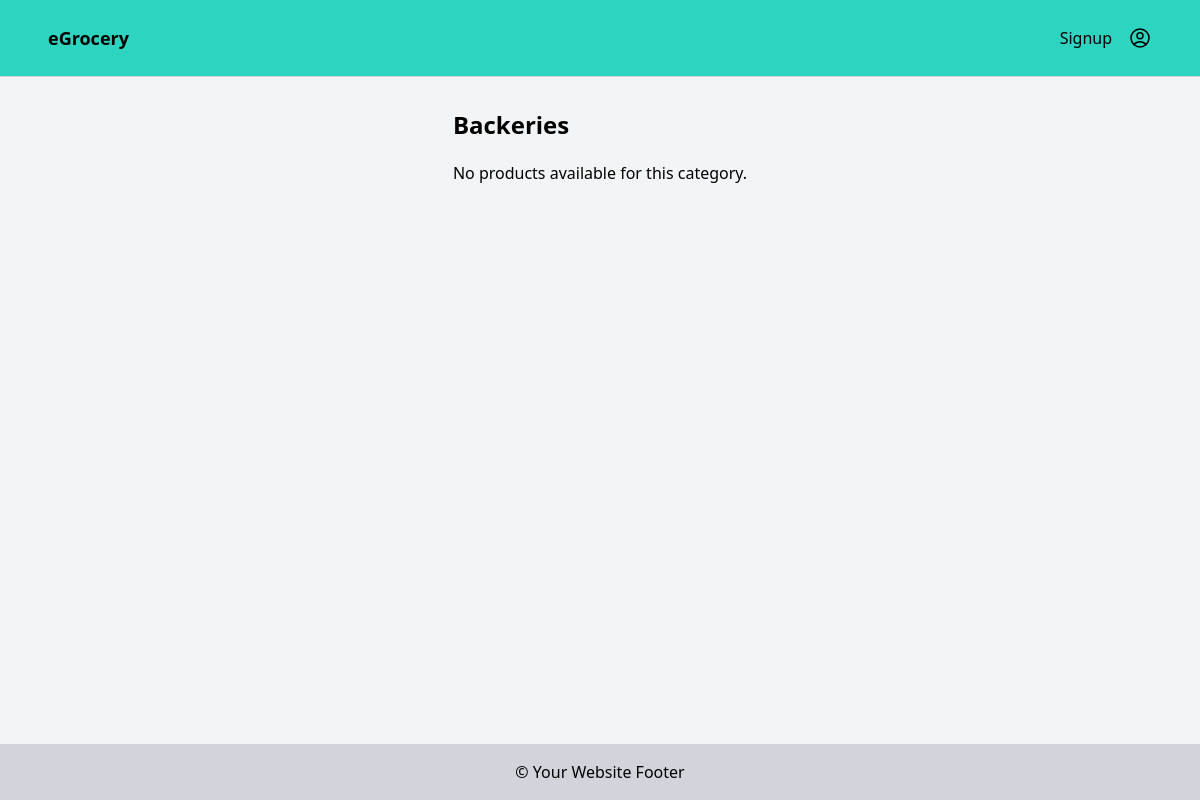
/category/backeries/, run on an earlier commit of the app's database.
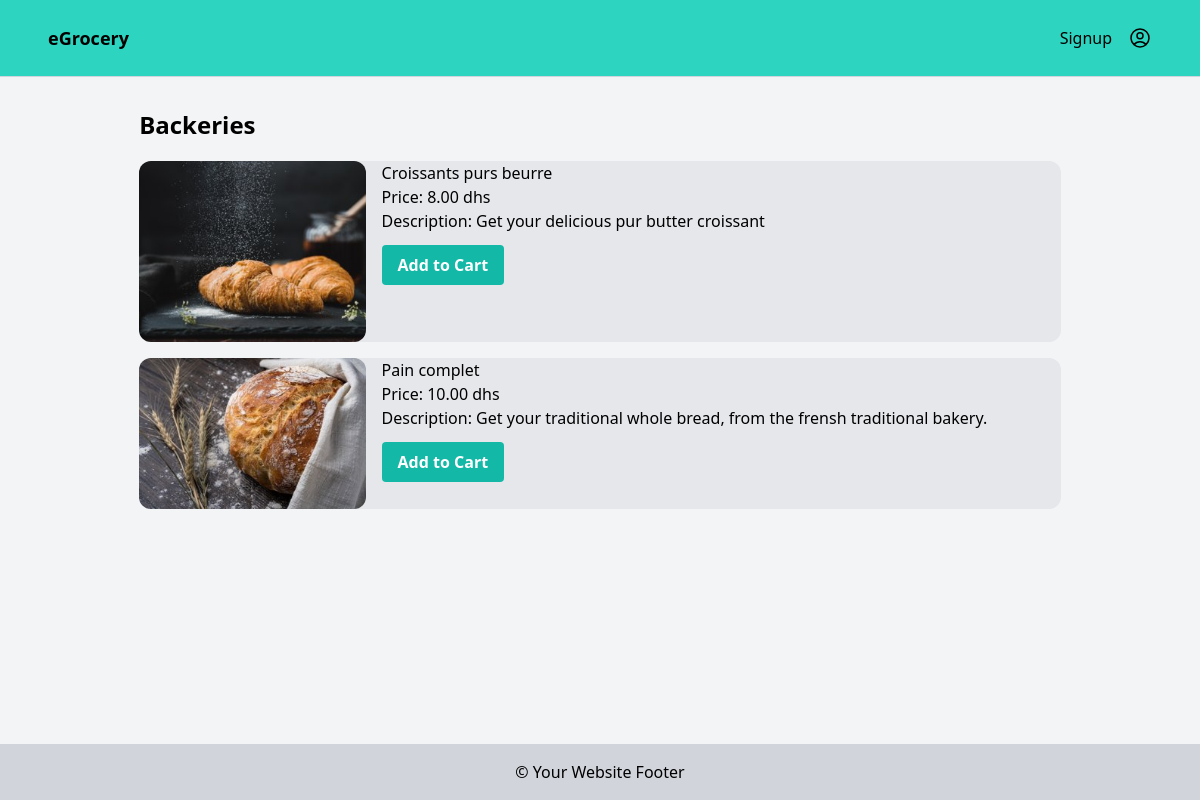
And on a later commit of the database.
### products/models.py (models this page shows, shortened)
class Category(models.Model):
    name = models.CharField(max_length=150)
    slug = models.SlugField()
    image = models.ImageField(upload_to='category_images/', blank=True, null=True)
    class Meta:
        verbose_name_plural = 'Categories'
        ordering = ('name',)

class Product(models.Model):
    UNIT_CHOICES = (
        ('each', 'Each'),
        ('kg', 'kilogram'),
        ('g', 'gram'),
    )
    category = models.ForeignKey(Category, related_name='products', on_delete=models.CASCADE)
    name = models.CharField(max_length=250)
    unit = models.CharField(max_length=10, choices=UNIT_CHOICES, default='each')
    slug = models.SlugField()
    description = models.TextField(blank=True, max_length=250, null=True)
    price = models.DecimalField(max_digits=10, decimal_places=2)
    created_at = models.DateTimeField(auto_now_add=True)
    image = models.ImageField(upload_to='media/', blank=True, null=True)
    thumbnail = models.ImageField(upload_to='media/', blank=True, null=True)
    quantity = models.DecimalField(max_digits=10, decimal_places=2, blank=True, null=True)
    class Meta:
        ordering = ('-created_at',)

### products/views.py (the view)
# urls.py: path('category/<slug:slug>/', views.category_detail, name='category_detail'),
def category_detail(request, slug):
    category = get_object_or_404(Category, slug=slug)
    products = category.products.all()
    context = {
        'category': category,
        'products': products
    }
    return render(request, 'category_detail.html', context)

### templates/category_detail.html
{% extends 'base.html' %}
{% block content %}
    <h1 class="mb-5 text-2xl font-bold">{{ category.name }}</h1>
    {% for product in products %}
        <div class="flex mb-4 bg-gray-200 rounded-xl">
            <div class="w-1/4">
                {% if product.image %}
                    <img src="{{ product.thumbnail.url }}" alt="{{ product.name }} Image" class="max-w-full h-auto rounded-xl">
                {% endif %}
            </div>
            <div class="w-3/4 ml-4">
                <h3>{{ product.name }}</h3>
                <p>Price: {{ product.price }} dhs</p>
                <p>Description: {{ product.description }}</p>
                <button class="mt-3 bg-teal-500 hover:bg-blue-700 text-white font-bold py-2 px-4 rounded">
                    Add to Cart
                </button>
            </div>
        </div>
    {% empty %}
        <p>No products available for this category.</p>
    {% endfor %}
{% endblock %}

### templates/base.html (shortened to what this page needs)
{% load static %}
<!DOCTYPE html>
<html lang="en">
<head>
    <script src="https://cdn.tailwindcss.com" ></script>
</head>
<body class="bg-gray-100 flex flex-col min-h-screen">
    <nav class="bg-teal-400 border-b border-gray-300">
      <div class="max-w-6xl mx-auto py-2 px-6 xl:px-0 flex items-center justify-between">
            <div class="menu-left flex items-center space-x-6">
                <a href="{% url 'home' %}" class="py-4 text-lg text-grey-500 font-semibold">eGrocery</a>
            </div>
            <div class="menu-right flex items-center space-x-4">
                {% if user.is_authenticated  %}
                    <a href="{% url 'users:user_logout' %}">Logout</a>
                    <a href="{% url 'cart' %}">
                        <svg xmlns="http://www.w3.org/2000/svg" height="1em" viewBox="0 0 576 512">
                            <path d="M0 24C0 10.7 10.7 0 24 0H69.5c22 0 41.5 12.8 50.6 32h411c26.3 0 45.5 25 38.6 50.4l-41 152.3c-8.5 31.4-37 53.3-69.5 53.3H170.7l5.4 28.5c2.2 11.3 12.1 19.5 23.6 19.5H488c13.3 0 24 10.7 24 24s-10.7 24-24 24H199.7c-34.6 0-64.3-24.6-70.7-58.5L77.4 54.5c-.7-3.8-4-6.5-7.9-6.5H24C10.7 48 0 37.3 0 24zM128 464a48 48 0 1 1 96 0 48 48 0 1 1 -96 0zm336-48a48 48 0 1 1 0 96 48 48 0 1 1 0-96z"/>
                        </svg>
                    </a>
                {% else %}
                    <a href="{% url 'users:signup' %}">Signup</a>
                    <a href="{% url 'users:user_login' %}">
                    </a>
                {% endif %}
            </div>
        </div>
    </nav>
    <div class="flex-grow mx-auto px-4 py-8">
        {% block content %}
        {% endblock %}
    </div>
    <footer class="bg-gray-300 py-4">
        <div class="container mx-auto px-4">
            <p class="text-center">© Your Website Footer</p>
        </div>
    </footer>
</body>
</html>

What changed in the data, as far as the page shows it:
added Product: thumbnail (picture), name "Croissants purs beurre", price "8.00", description "Get your delicious pur butter croissant"
added Product: thumbnail (picture), name "Pain complet", price "10.00", description "Get your traditional whole bread, from the frensh traditional bakery."
Also different on the page:
text no longer shown: "No products available for this category."
